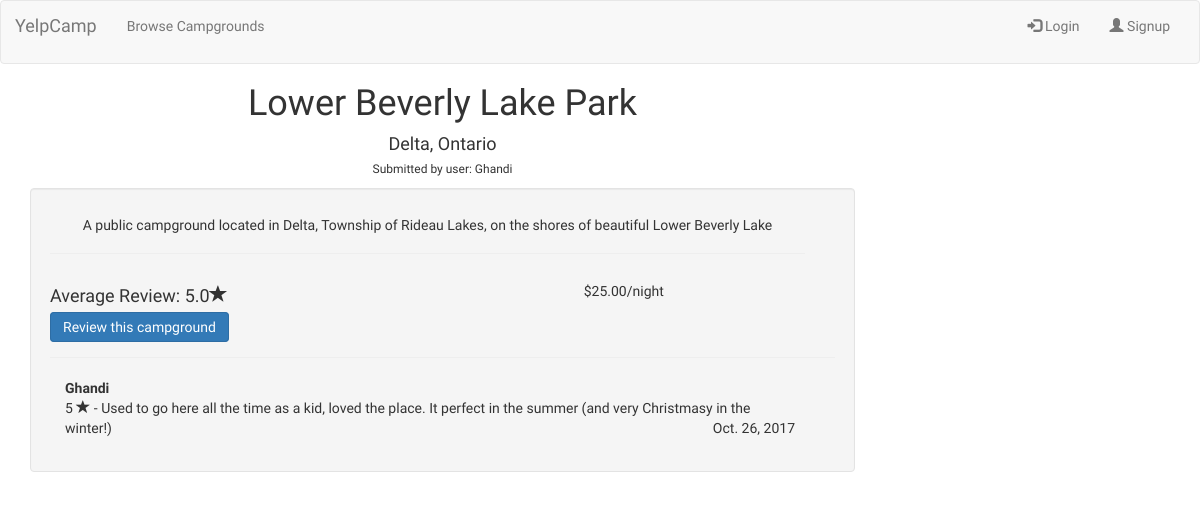
The page /campgrounds/6 on the database its author committed.
### campgrounds/models.py (models this page shows, shortened)
class Campground(models.Model):
	author = models.ForeignKey('auth.User' , related_name='submitted_campgrounds')
	name = models.CharField(max_length=128, blank=False, unique=True)
	image = models.URLField(blank=False)
	short_description = models.CharField(max_length=128)
	price_per_night = models.DecimalField(max_digits=5, decimal_places=2, blank=True)
	city = models.CharField(max_length=56, blank=True, unique=False)
	PROVINCES = (
		('British Columbia', 'BC'),
		('Alberta','AB'),
		('Saskatchewan','SK'),
		('Manitoba','MB'),
		('Ontario','ON'),
		('Quebec','QC'),
		('New Brunswick','NB'),
		('Newfoundland and Labrador','NL'),
		('Nova Scotia','NS'),
		('Prince Edward Island','PEI'),
		('Yukon','YK'),
		('Northwest Territories','NT'),
		('Nunavut','NU'),
	)
	province = models.CharField(max_length=56, blank=False, unique=False, choices=PROVINCES, default='BC')
	def __init__(self, *args, **kwargs):
	    super(Campground, self).__init__(*args, **kwargs)

class Review(models.Model):
	author = models.ForeignKey('auth.User', related_name='my_reviews', unique=True)
	campground = models.ForeignKey(Campground, related_name='reviews')
	comment = models.CharField(max_length=256, blank=True)
	RATINGS = (
		(1, 'Bad (1)'),
		(2, 'Ok (2)'),
		(3, 'Average (3)'),
		(4, 'Good (4)'),
		(5, 'Great (5)'),
	)
	rating = models.IntegerField(default=5, choices=RATINGS)
	date = models.DateTimeField(default=timezone.now())

### campgrounds/views.py (the view)
# urls.py: url(r'^(?P<pk>\d+)$', views.CampgroundDetail.as_view(), name='details'),
class CampgroundDetail(generic.DetailView):
	model = Campground
	def get_context_data(self, **kwargs):
		context = super(CampgroundDetail, self).get_context_data(**kwargs)
		context['rating'] = self.object.reviews.aggregate(Avg('rating'))
		return context

### campgrounds/templates/campgrounds/campground_detail.html (shortened to what this page needs)
{% extends 'campgrounds/campground_base.html' %}
{% block pre_camp %}
<div class="container">
	<div class="col-md-9 text-center">
		<h1 class="camp-title">{{campground.name}}</h1>
		<h4>{{campground.city}}, {{campground.province}}</h4>
		<h6 class="text-center">Submitted by user: {{campground.author}} </h6>
	</div>
</div>
{% endblock %}
{% block camp %}
<div class="container">
	<div class="col-md-9">
	</div>
</div>
{% endblock %}
{% block post_camp %}
<div class="container" id="review-container">
	<div class="col-md-9">
		<div class="well">
			<div class="row">
				<div class="col-md-12 text-center">
					<h5>{{campground.short_description}}</h5>
					<hr>
				</div>
				<div class="col-md-6">
					{% if rating.rating__avg == none %}
						<h4>Average Review: No Reviews</h4>
					{% else %}
						<h4>Average Review: {{rating.rating__avg}}<span class="glyphicon glyphicon-star"></span></h4>
					{% endif %}
				</div>
				<div class="col-md-6 text-center">
					{% if campground.price_per_night %}
						{% if campground.price_per_night == 0.00 %}
							<h5>Free</h5>
						{% else %}
							<h5>${{campground.price_per_night}}/night</h5>
						{% endif %}
					{% else %}
						<h5>No Price Listed</h5>
					{% endif %}
				</div>
				<div class="col-md-12">
					<div class="text-left">
						<a href="{% url 'campgrounds:add_review' pk=campground.pk %}" class="btn btn-primary review-btn">Review this campground</a>
					</div>
				</div>
			</div>
			{% if campground.reviews.all %}
				<hr>
				<div class="container">
				{% for review in campground.reviews.all %}
					<div class="row review-box">
						<div class="col-md-8">
							<strong>{{review.author}}</strong>
							<p class="review-text">
								{{review.rating}} <span class="glyphicon glyphicon-star"></span> - {{review.comment}}
								<span class="pull-right">{{review.date.date}}</span>
							</p>
						</div>
					</div>
				{% endfor %}
			{% endif %}
			</div>
		</div>
	</div>
</div>
{% endblock %}

### static/YelpCamp/css/master.css (style rules this page uses)
body { font-family: Raleway; }
.row { width: 100%; }
.review-text { margin-bottom: 0; }
.review-box { margin-bottom: 1em; }
.review-btn { display: inline; }

### rows shown on the page
Campground: name "Lower Beverly Lake Park", city "Delta", province "Ontario", author "Ghandi", short_description "A public campground located in Delta, Township of Rideau Lakes, on the shores of beautiful Lower Beverly Lake", price_per_night "25.00"
Review: author "Ghandi", rating "5", comment "Used to go here all the time as a kid, loved the place. It perfect in the summer (and very Christmasy in the winter!)", date "Oct. 26, 2017"

### other values the page prints
{{ rating.rating__avg }} "5.0"
